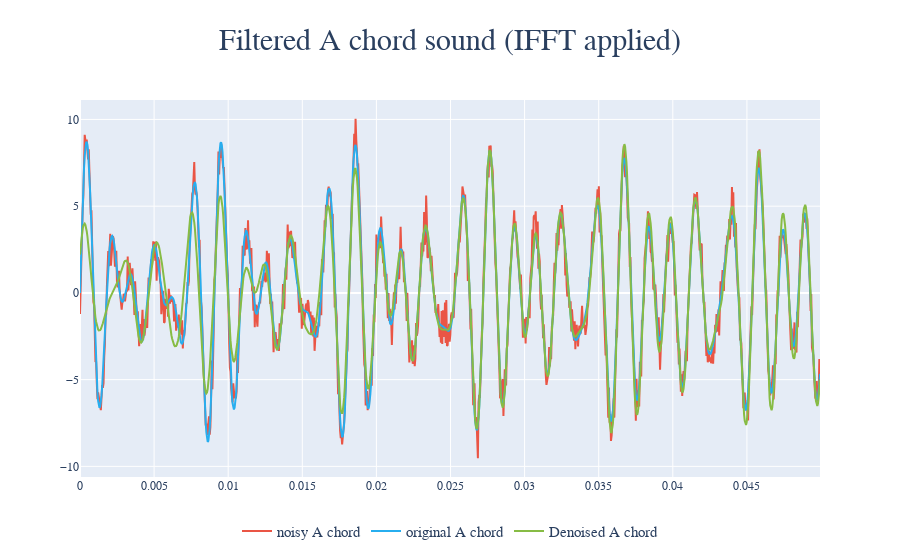

Source (notebook cell):
### Code cell
fig = go.Figure()
fig.add_trace(go.Scatter(
    x=t[:len(t)//20],
    y=noisy_a_chord[:len(t)//20],
    mode='lines',
    name='noisy A chord',
    line=dict(color=colors['noisy']), 
))
fig.add_trace(go.Scatter(
    x=t[:len(t)//20],
    y=a_chord[:len(t)//20],
    mode='lines',
    name='original A chord',
    line=dict(color=colors['original']), 
))
fig.add_trace(go.Scatter(
    x=t[:len(t)//20],
    y=np.real(denoised_achord_ifft[:len(t)//20]),
    mode='lines',
    name='Denoised A chord',
    line=dict(color=colors['denoised']), 
))

fig.update_layout(
    legend=dict(
    orientation='h',
    xanchor='center',
    x = 0.5,
    y = -0.1,
    font_size=15        
    ),
    title=dict(
        text='Filtered A chord sound (IFFT applied)',
        xanchor='center',
        x=0.5,
        font_size=30
    ),
    font_family='Railway'
)

### Figure 1 — Plotly figure (JSON) as saved in the notebook; plotly's stock layout.template omitted (floating-point values rounded to 4 significant figures; data arrays with more than 128 entries replaced by an {"elided": "..."} marker saying what was removed)
{"data": [{"line": {"color": "#ea5545"}, "mode": "lines", "name": "noisy A chord", "type": "scatter", "x": {"elided": "1102 float values"}, "y": {"elided": "1102 float values"}}, {"line": {"color": "#27aeef"}, "mode": "lines", "name": "original A chord", "type": "scatter", "x": {"elided": "1102 float values"}, "y": {"elided": "1102 float values"}}, {"line": {"color": "#87bc45"}, "mode": "lines", "name": "Denoised A chord", "type": "scatter", "x": {"elided": "1102 float values"}, "y": {"elided": "1102 float values"}}], "layout": {"font": {"family": "Railway"}, "legend": {"font": {"size": 15}, "orientation": "h", "x": 0.5, "xanchor": "center", "y": -0.1}, "title": {"font": {"size": 30}, "text": "Filtered A chord sound (IFFT applied)", "x": 0.5, "xanchor": "center"}}}
